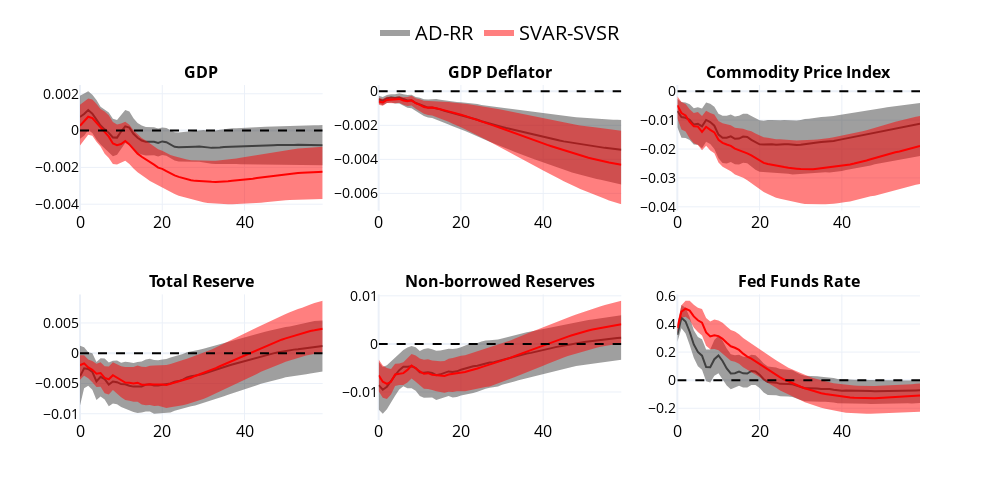
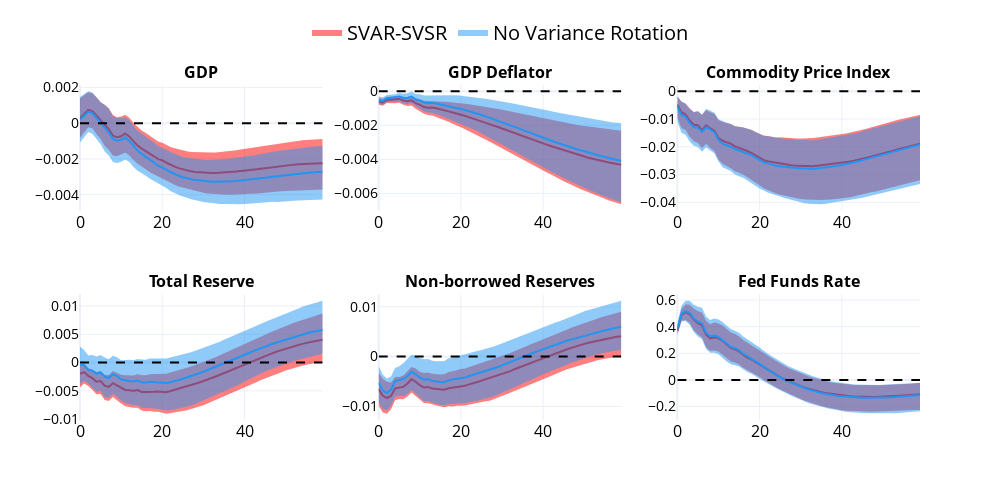
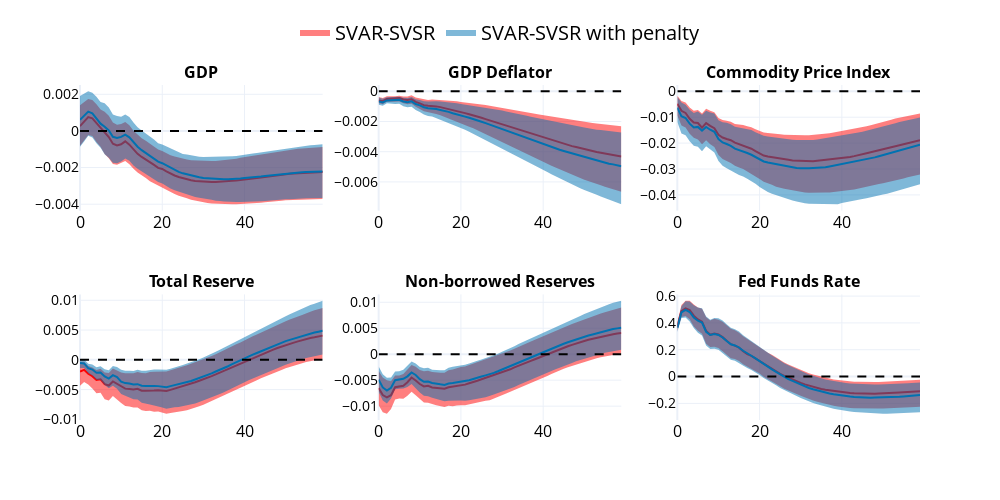

The notebook cell saved with these charts, in order:
### Code cell
# Define horizons properly
horizons = np.arange(60)

plot_comparison_2(
    irfs_narrative_rubioramirez, irfs_narrative_dawis_regime,
    label1='AD-RR', label2='SVAR-SVSR',
    color1='rgb(64,64,64)', color2='rgb(255,0,0)',
    varnames=varnames, horizons=horizons
)

plot_comparison_2(
    irfs_narrative_dawis_regime, irfs_narrative_carriero_regime,
    label1='SVAR-SVSR', label2='No Variance Rotation',
    color1='rgb(255,0,0)', color2='rgb(33,150,243)',
    varnames=varnames, horizons=horizons
)

plot_comparison_2(
    irfs_narrative_dawis_regime, irfs_narrative_dawis_regime_penalty,
    label1='SVAR-SVSR', label2='SVAR-SVSR with penalty',
    color1='rgb(255,0,0)', color2='rgb(0,114,178)',
    varnames=varnames, horizons=horizons
)
